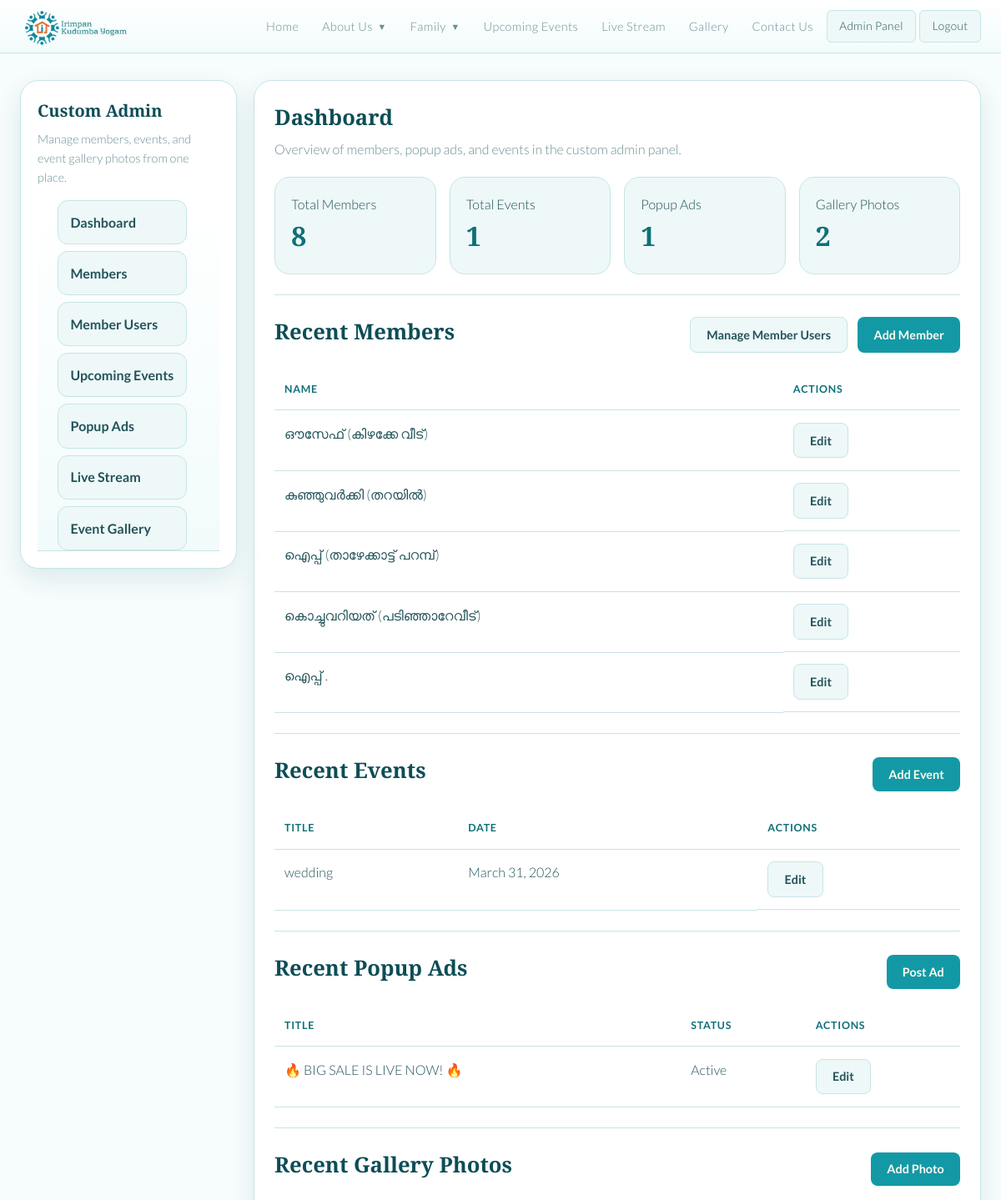
The page /admin-panel/ (signed in, upper part) on the database as committed earlier.
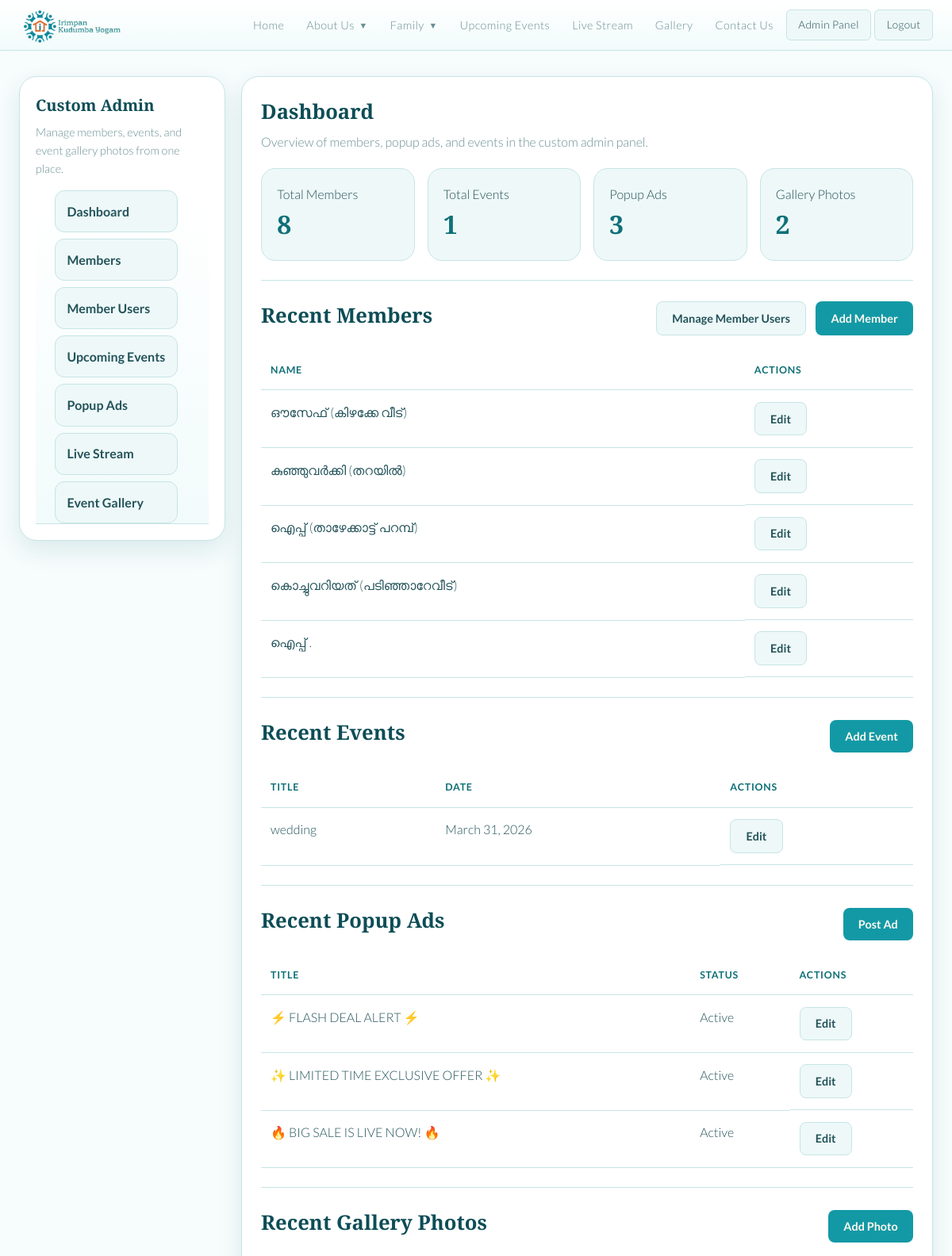
The same page on the database as committed later.
### tree/models.py (models this page shows, shortened)
class Person(models.Model):
    GENDER_CHOICES = [
        ('M', 'Male'),
        ('F', 'Female'),
        ('O', 'Other'),
    ]
    first_name = models.CharField(max_length=100)
    last_name = models.CharField(max_length=100)
    gender = models.CharField(max_length=1, choices=GENDER_CHOICES, default='O')
    birth_date = models.DateField(null=True, blank=True)
    death_date = models.DateField(null=True, blank=True)
    birth_place = models.CharField(max_length=200, blank=True)
    email = models.EmailField(blank=True)
    phone = models.CharField(max_length=30, blank=True)
    blood_group = models.CharField(max_length=10, blank=True)
    current_address = models.TextField(blank=True)
    living_separately = models.BooleanField(default=False)
    bio = models.TextField(blank=True)
    photo = models.ImageField(upload_to='photos/', null=True, blank=True)
    father = models.ForeignKey(
        'self', null=True, blank=True,
        on_delete=models.SET_NULL,
        related_name='children_as_father'
    )
    mother = models.ForeignKey(
        'self', null=True, blank=True,
        on_delete=models.SET_NULL,
        related_name='children_as_mother'
    )
    spouse = models.ForeignKey(
        'self', null=True, blank=True,
        on_delete=models.SET_NULL,
        related_name='married_to'
    )
    user = models.OneToOneField(
        settings.AUTH_USER_MODEL,
        null=True,
        blank=True,
        on_delete=models.SET_NULL,
        related_name='family_member_profile',
    )
    created_at = models.DateTimeField(auto_now_add=True)
    class Meta:
        ordering = ['last_name', 'first_name']
    @property
    def full_name(self):
        return f"{self.first_name} {self.last_name}"

class Event(models.Model):
    title = models.CharField(max_length=200)
    tag = models.CharField(max_length=80, blank=True)
    event_date = models.DateField()
    location = models.CharField(max_length=200, blank=True)
    description = models.TextField()
    image = models.ImageField(upload_to='events/', null=True, blank=True)
    created_at = models.DateTimeField(auto_now_add=True)
    class Meta:
        ordering = ['event_date', 'title']

class SiteAd(models.Model):
    DISPLAY_POPUP = 'popup'
    DISPLAY_SIDE = 'side'
    DISPLAY_SECTION = 'section'
    DISPLAY_CHOICES = [
        (DISPLAY_POPUP, 'Popup'),
        (DISPLAY_SIDE, 'Side Ad'),
        (DISPLAY_SECTION, 'Home Section'),
    ]
    title = models.CharField(max_length=200)
    message = models.TextField(blank=True, default='')
    image = models.ImageField(upload_to='ads/', null=True, blank=True)
    button_text = models.CharField(max_length=80, blank=True)
    button_url = models.URLField(blank=True)
    display_type = models.CharField(max_length=20, choices=DISPLAY_CHOICES, default=DISPLAY_POPUP)
    priority = models.PositiveIntegerField(default=0)
    is_active = models.BooleanField(default=True)
    show_as_popup = models.BooleanField(default=True)
    start_date = models.DateField(null=True, blank=True)
    end_date = models.DateField(null=True, blank=True)
    created_by = models.ForeignKey(
        settings.AUTH_USER_MODEL,
        null=True,
        blank=True,
        on_delete=models.SET_NULL,
        related_name='site_ads',
    )
    created_at = models.DateTimeField(auto_now_add=True)
    class Meta:
        ordering = ['-priority', '-created_at', '-id']

### tree/views.py (the view)
# urls.py: path('admin-panel/', views.admin_panel, name='admin_panel'),
@admin_required
def admin_panel(request):
    if _is_family_member_user(request.user) and not _is_admin_user(request.user):
        return render(request, 'tree/admin_dashboard.html', _admin_context(request))
    people_count = Person.objects.count()
    event_count = Event.objects.count()
    ad_count = SiteAd.objects.count()
    live_stream = LiveStreamSettings.objects.order_by('-updated_at', '-id').first()
    gallery_count = GalleryPhoto.objects.count()
    recent_people = Person.objects.all()[:5]
    recent_events = Event.objects.all()[:5]
    recent_ads = SiteAd.objects.all()[:5]
    recent_gallery = GalleryPhoto.objects.all()[:5]
    return render(request, 'tree/admin_dashboard.html', _admin_context(
        request,
        people_count=people_count,
        event_count=event_count,
        ad_count=ad_count,
        gallery_count=gallery_count,
        recent_people=recent_people,
        recent_events=recent_events,
        recent_ads=recent_ads,
        live_stream=live_stream,
        recent_gallery=recent_gallery,
    ))

### tree/views.py (called while the page is built)
def _is_admin_user(user):
    return user.is_authenticated and (user.is_staff or user.is_superuser)

def _is_family_member_user(user):
    return user.is_authenticated and user.groups.filter(name='family_member').exists()

def _can_access_admin_panel(user):
    return _is_admin_user(user) or _is_family_member_user(user)

def _can_manage_members(user):
    return _is_admin_user(user)

def _can_manage_events(user):
    return _is_admin_user(user) or user.has_perm('tree.add_event')

def _can_manage_gallery(user):
    return _is_admin_user(user) or user.has_perm('tree.add_galleryphoto')

def _can_manage_ads(user):
    return _can_access_admin_panel(user)

def _can_manage_live_stream(user):
    return _is_admin_user(user)

### tree/templates/tree/admin_dashboard.html (shortened to what the changed rows need)
{% extends "tree/admin_base.html" %}
{% block admin_content %}
<div class="admin-head">
  <div>
    <h1 class="section-title">Dashboard</h1>
  </div>
</div>
{% if is_family_member_user and not is_admin_user %}
<div class="admin-stats">
  <div class="admin-stat">
    <span>Upcoming Events</span>
    <strong>Add</strong>
    <div class="admin-actions" style="margin-top:1rem;">
      <a href="{% url 'admin_event_add' %}" class="btn btn-primary">Add Event</a>
    </div>
  </div>
  <div class="admin-stat">
    <span>Popup Ads</span>
    <strong>Add</strong>
    <div class="admin-actions" style="margin-top:1rem;">
      <a href="{% url 'admin_ad_add' %}" class="btn btn-primary">Post Ad</a>
    </div>
  </div>
  <div class="admin-stat">
    <span>Event Gallery</span>
    <strong>Add</strong>
    <div class="admin-actions" style="margin-top:1rem;">
      <a href="{% url 'admin_gallery_add' %}" class="btn btn-primary">Add Photo</a>
    </div>
  </div>
</div>
{% else %}
<div class="admin-stats">
  <div class="admin-stat">
    <span>Total Members</span>
    <strong>{{ people_count }}</strong>
  </div>
  <div class="admin-stat">
    <span>Total Events</span>
    <strong>{{ event_count }}</strong>
  </div>
  <div class="admin-stat">
    <span>Popup Ads</span>
    <strong>{{ ad_count }}</strong>
  </div>
  <div class="admin-stat">
    <span>Gallery Photos</span>
    <strong>{{ gallery_count }}</strong>
  </div>
</div>
<hr class="divider">
{% if can_manage_members %}
<div class="admin-head">
  <div><h2 class="section-title">Recent Members</h2></div>
  <div class="admin-actions">
    <a href="{% url 'admin_member_users' %}" class="btn btn-secondary">Manage Member Users</a>
    <a href="{% url 'admin_member_add' %}" class="btn btn-primary">Add Member</a>
  </div>
</div>
<div class="admin-table-wrap">
  <table class="admin-table">
    <thead><tr><th>Name</th><th>Actions</th></tr></thead>
    <tbody>
      {% for person in recent_people %}
      <tr>
        <td>{{ person.full_name }}</td>
        <td class="admin-actions"><a href="{% url 'admin_member_edit' person.pk %}" class="btn btn-secondary">Edit</a></td>
      </tr>
      {% empty %}
      <tr><td colspan="2">No members found.</td></tr>
      {% endfor %}
    </tbody>
  </table>
</div>
<hr class="divider">
{% endif %}
{% if can_manage_events %}
<div class="admin-head">
  <div><h2 class="section-title">Recent Events</h2></div>
  <a href="{% url 'admin_event_add' %}" class="btn btn-primary">Add Event</a>
</div>
<div class="admin-table-wrap">
  <table class="admin-table">
    <thead><tr><th>Title</th><th>Date</th><th>Actions</th></tr></thead>
    <tbody>
      {% for event in recent_events %}
      <tr>
        <td>{{ event.title }}</td>
        <td>{{ event.event_date }}</td>
        <td class="admin-actions">
          {% if is_admin_user %}
          <a href="{% url 'admin_event_edit' event.pk %}" class="btn btn-secondary">Edit</a>
          {% else %}
          <span class="muted">View only</span>
          {% endif %}
        </td>
      </tr>
      {% empty %}
      <tr><td colspan="3">No events found.</td></tr>
      {% endfor %}
    </tbody>
  </table>
</div>
<hr class="divider">
{% endif %}
{% if can_manage_ads %}
<div class="admin-head">
  <div><h2 class="section-title">Recent Popup Ads</h2></div>
  <a href="{% url 'admin_ad_add' %}" class="btn btn-primary">Post Ad</a>
</div>
<div class="admin-table-wrap">
  <table class="admin-table">
    <thead><tr><th>Title</th><th>Status</th><th>Actions</th></tr></thead>
    <tbody>
      {% for ad in recent_ads %}
      <tr>
        <td>{{ ad.title }}</td>
        <td>
          {% if ad.is_active %}Active{% else %}Inactive{% endif %}
        </td>
        <td class="admin-actions">
          {% if is_admin_user %}
          <a href="{% url 'admin_ad_edit' ad.pk %}" class="btn btn-secondary">Edit</a>
          {% else %}
          <span class="muted">View only</span>
          {% endif %}
        </td>
      </tr>
      {% empty %}
      <tr><td colspan="3">No popup ads found.</td></tr>
      {% endfor %}
    </tbody>
  </table>
</div>
<hr class="divider">
{% endif %}
{% if can_manage_gallery %}
<div class="admin-head">
  <div><h2 class="section-title">Recent Gallery Photos</h2></div>
  <a href="{% url 'admin_gallery_add' %}" class="btn btn-primary">Add Photo</a>
</div>
{% endif %}
{% endif %}
{% endblock %}

Rows that differ between the two databases and show on the page:
added SiteAd: title "⚡ FLASH DEAL ALERT ⚡", is_active "Active"
added SiteAd: title "✨ LIMITED TIME EXCLUSIVE OFFER ✨", is_active "Active"
Other text that changed with them:
{{ ad_count }}: "1" → "3"
